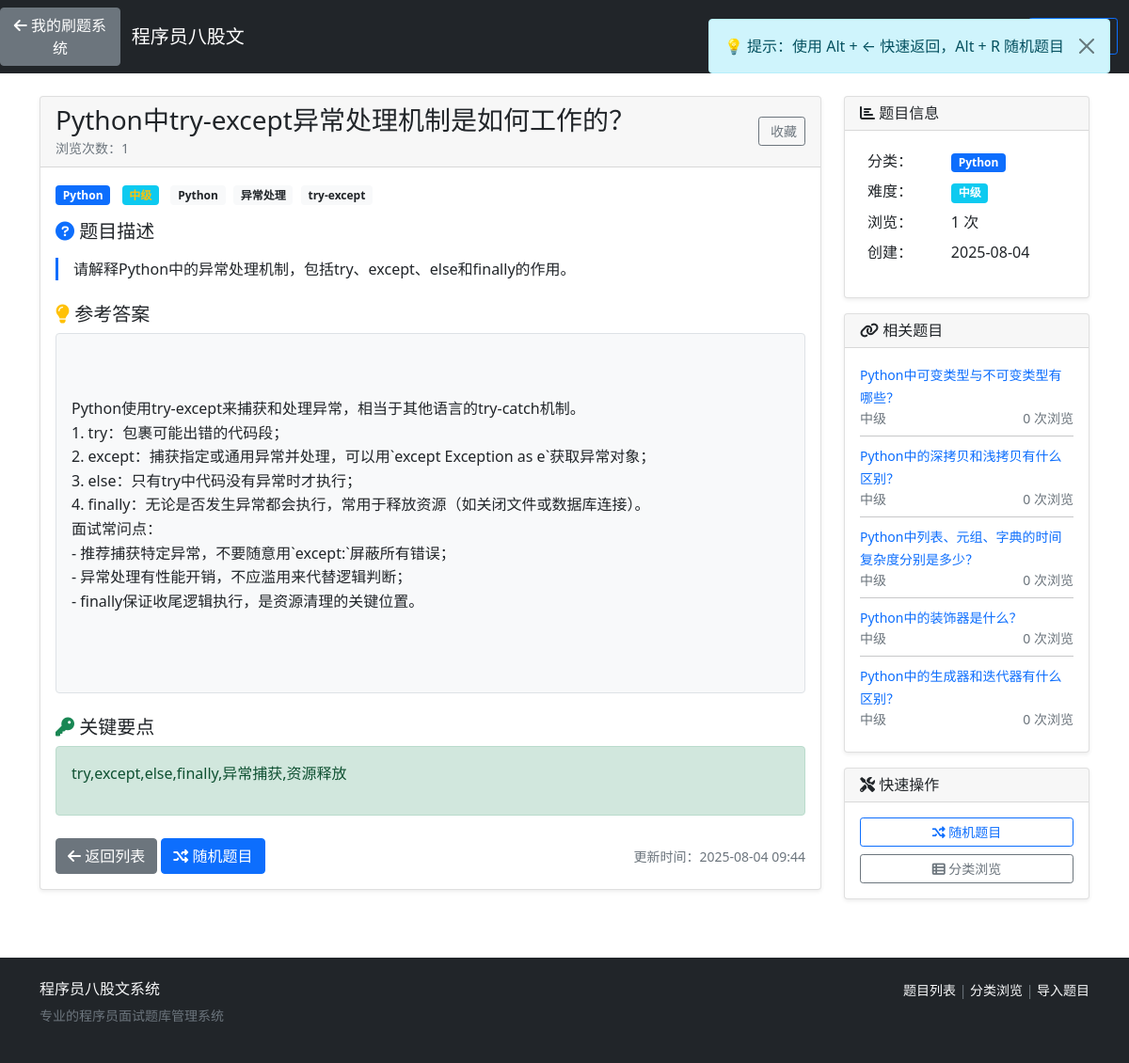
The page /baguwen/question/41/ on the database its author committed.
### baguwen/models.py (models this page shows, shortened)
class Question(models.Model):
    title = models.CharField(max_length=200, verbose_name='题目标题')
    content = models.TextField(verbose_name='题目内容')
    answer = models.TextField(verbose_name='参考答案')
    key_points = models.TextField(blank=True, verbose_name='关键要点')
    category = models.ForeignKey(Category, on_delete=models.CASCADE, verbose_name='分类')
    difficulty = models.ForeignKey(Difficulty, on_delete=models.CASCADE, verbose_name='难度')
    tags = models.CharField(max_length=200, blank=True, verbose_name='标签')
    view_count = models.PositiveIntegerField(default=0, verbose_name='浏览次数')
    is_active = models.BooleanField(default=True, verbose_name='是否启用')
    created_at = models.DateTimeField(auto_now_add=True)
    updated_at = models.DateTimeField(auto_now=True)
    class Meta:
        verbose_name = '八股文题目'
        verbose_name_plural = '八股文题目'
        ordering = ['-created_at']
    def get_tags_list(self):
        return [tag.strip() for tag in self.tags.split(',') if tag.strip()]

class Category(models.Model):
    name = models.CharField(max_length=50, verbose_name='分类名称')
    description = models.TextField(blank=True, verbose_name='分类描述')
    created_at = models.DateTimeField(auto_now_add=True)
    class Meta:
        verbose_name = '分类'
        verbose_name_plural = '分类'

class Difficulty(models.Model):
    LEVEL_CHOICES = [
        (1, '初级'),
        (2, '中级'),
        (3, '高级'),
        (4, '专家')
    ]
    level = models.IntegerField(choices=LEVEL_CHOICES, unique=True, verbose_name='难度等级')
    name = models.CharField(max_length=20, verbose_name='难度名称')
    class Meta:
        verbose_name = '难度'
        verbose_name_plural = '难度'

### baguwen/views.py (the view)
# urls.py: path('question/<int:pk>/', views.question_detail, name='question_detail'),
def question_detail(request, pk):
    question = get_object_or_404(Question, pk=pk, is_active=True)
    Question.objects.filter(pk=pk).update(view_count=F('view_count') + 1)
    is_favorited = False
    if request.user.is_authenticated:
        is_favorited = UserFavorite.objects.filter(
            user=request.user, question=question
        ).exists()
    related_questions = Question.objects.filter(
        category=question.category,
        is_active=True
    ).exclude(pk=pk)[:5]
    context = {
        'question': question,
        'is_favorited': is_favorited,
        'related_questions': related_questions,
    }
    return render(request, 'baguwen/question_detail.html', context)

### templates/baguwen/question_detail.html (shortened to what this page needs)
{% extends 'baguwen/base.html' %}
{% block content %}
<div class="row">
    <div class="col-md-9">
        <div class="card mb-4">
            <div class="card-header d-flex justify-content-between align-items-center">
                <div>
                    <h3 class="mb-0">{{ question.title }}</h3>
                    <small class="text-muted">浏览次数：{{ question.view_count }}</small>
                </div>
                <div>
                    {% if user.is_authenticated %}
                        <button id="favoriteBtn" class="btn btn-outline-danger btn-sm"
                                data-question-id="{{ question.pk }}"
                                data-is-favorited="{{ is_favorited|yesno:'true,false' }}">
                            <i class="fas fa-heart{% if not is_favorited %}-o{% endif %}"></i>
                            <span>{% if is_favorited %}已收藏{% else %}收藏{% endif %}</span>
                        </button>
                    {% else %}
                        <a href="#" onclick="alert('请先登录')" class="btn btn-outline-secondary btn-sm">
                             收藏
                        </a>
                    {% endif %}
                </div>
            </div>
            <div class="card-body">
                <div class="mb-3">
                    <span class="badge bg-primary me-2">{{ question.category.name }}</span>
                    <span class="badge bg-info difficulty-{{ question.difficulty.level }} me-2">
                        {{ question.difficulty.name }}
                    </span>
                    {% for tag in question.get_tags_list %}
                        <span class="badge bg-light text-dark me-1">{{ tag }}</span>
                    {% endfor %}
                </div>
                <div class="mb-4">
                    <h5><i class="fas fa-question-circle text-primary"></i> 题目描述</h5>
                    <div class="border-start border-primary border-3 ps-3">
                        <p class="lead">{{ question.content|linebreaks }}</p>
                    </div>
                </div>
                <div class="mb-4">
                    <h5><i class="fas fa-lightbulb text-warning"></i> 参考答案</h5>
                    <div class="border rounded p-3 bg-light">
                        <div class="answer-content">
                            {{ question.answer|linebreaks }}
                        </div>
                    </div>
                </div>
                {% if question.key_points %}
                <div class="mb-4">
                    <h5><i class="fas fa-key text-success"></i> 关键要点</h5>
                    <div class="alert alert-success">
                        {{ question.key_points|linebreaks }}
                    </div>
                </div>
                {% endif %}
                <div class="d-flex justify-content-between align-items-center mt-4">
                    <div>
                        <a href="{% url 'baguwen:question_list' %}" class="btn btn-secondary">
                            <i class="fas fa-arrow-left"></i> 返回列表
                        </a>
                        <a href="{% url 'baguwen:random_question' %}" class="btn btn-primary">
                            <i class="fas fa-random"></i> 随机题目
                        </a>
                    </div>
                    <div>
                        <small class="text-muted">
                            更新时间：{{ question.updated_at|date:"Y-m-d H:i" }}
                        </small>
                    </div>
                </div>
            </div>
        </div>
    </div>
    <div class="col-md-3">
        <div class="card mb-3">
            <div class="card-header">
                <h6 class="mb-0"><i class="fas fa-chart-bar"></i> 题目信息</h6>
            </div>
            <div class="card-body">
                <table class="table table-sm table-borderless">
                    <tr>
                        <td>分类：</td>
                        <td><span class="badge bg-primary">{{ question.category.name }}</span></td>
                    </tr>
                    <tr>
                        <td>难度：</td>
                        <td><span class="badge bg-info">{{ question.difficulty.name }}</span></td>
                    </tr>
                    <tr>
                        <td>浏览：</td>
                        <td>{{ question.view_count }} 次</td>
                    </tr>
                    <tr>
                        <td>创建：</td>
                        <td>{{ question.created_at|date:"Y-m-d" }}</td>
                    </tr>
                </table>
            </div>
        </div>
        {% if related_questions %}
        <div class="card mb-3">
            <div class="card-header">
                <h6 class="mb-0"><i class="fas fa-link"></i> 相关题目</h6>
            </div>
            <div class="card-body">
                {% for related in related_questions %}
                <div class="mb-2">
                    <a href="{% url 'baguwen:question_detail' related.pk %}"
                       class="text-decoration-none d-block">
                        <small class="text-primary">{{ related.title|truncatechars:50 }}</small>
                    </a>
                    <div class="d-flex justify-content-between">
                        <small class="text-muted">{{ related.difficulty.name }}</small>
                        <small class="text-muted">{{ related.view_count }} 次浏览</small>
                    </div>
                    {% if not forloop.last %}<hr class="my-2">{% endif %}
                </div>
                {% endfor %}
            </div>
        </div>
        {% endif %}
        <div class="card">
            <div class="card-header">
                <h6 class="mb-0"><i class="fas fa-tools"></i> 快速操作</h6>
            </div>
            <div class="card-body">
                <div class="d-grid gap-2">
                    <a href="{% url 'baguwen:random_question' %}" class="btn btn-outline-primary btn-sm">
                        <i class="fas fa-random"></i> 随机题目
                    </a>
                    <a href="{% url 'baguwen:category_list' %}" class="btn btn-outline-secondary btn-sm">
                        <i class="fas fa-th-list"></i> 分类浏览
                    </a>
                </div>
            </div>
        </div>
    </div>
</div>
{% endblock %}

### templates/baguwen/base.html (style rules this page uses)
.difficulty-2 { color: #ffc107; }

### templates/baguwen/question_detail.html (style rules this page uses)
.difficulty-2 { color: #ffc107 !important; }
.answer-content { white-space: pre-wrap; line-height: 1.6; }
.card { box-shadow: 0 0.125rem 0.25rem rgba(0, 0, 0, 0.075); border: 1px solid rgba(0, 0, 0, 0.125); }
.badge { font-size: 0.75em; }
.border-start { border-left: 3px solid var(--bs-primary) !important; }
.table-borderless td { border: none; padding: 0.25rem 0.5rem; }

### rows shown on the page
Question: title "Python中try-except异常处理机制是如何工作的？", view_count "1", category.name "Python", difficulty.name "中级", content "请解释Python中的异常处理机制，包括try、except、else和finally的作用。", answer "Python使用try-except来捕获和处理异常，相当于其他语言的try-catch机制。 1. try：包裹可能出错的代码段； 2. except：捕获指定或通用异常并处理，可以用`except Exception as e`获取异常对象； 3. else：只有try中代码没有异常时才执行； 4. finally：无论是否发生异常都会执行，常用于释放资源（如关闭文件或数据库连接）。 面试常问点： - 推荐捕获特定异常，不要随意用`except:`屏蔽所有错误； - 异常处理有性能开销，不应滥用来代替逻辑判断； - finally保证收尾逻辑执行，是资源清理的关键位置。", key_points "try,except,else,finally,异常捕获,资源释放", updated_at "2025-08-04 09:44", created_at "2025-08-04"
Question: title "Python中可变类型与不可变类型有哪些？", difficulty.name "中级", view_count "0"
Question: title "Python中的深拷贝和浅拷贝有什么区别？", difficulty.name "中级", view_count "0"
Question: title "Python中列表、元组、字典的时间复杂度分别是多少？", difficulty.name "中级", view_count "0"
Question: title "Python中的装饰器是什么？", difficulty.name "中级", view_count "0"
Question: title "Python中的生成器和迭代器有什么区别？", difficulty.name "中级", view_count "0"

### other values the page prints
{{ tag }} "Python" "异常处理" "try-except"
